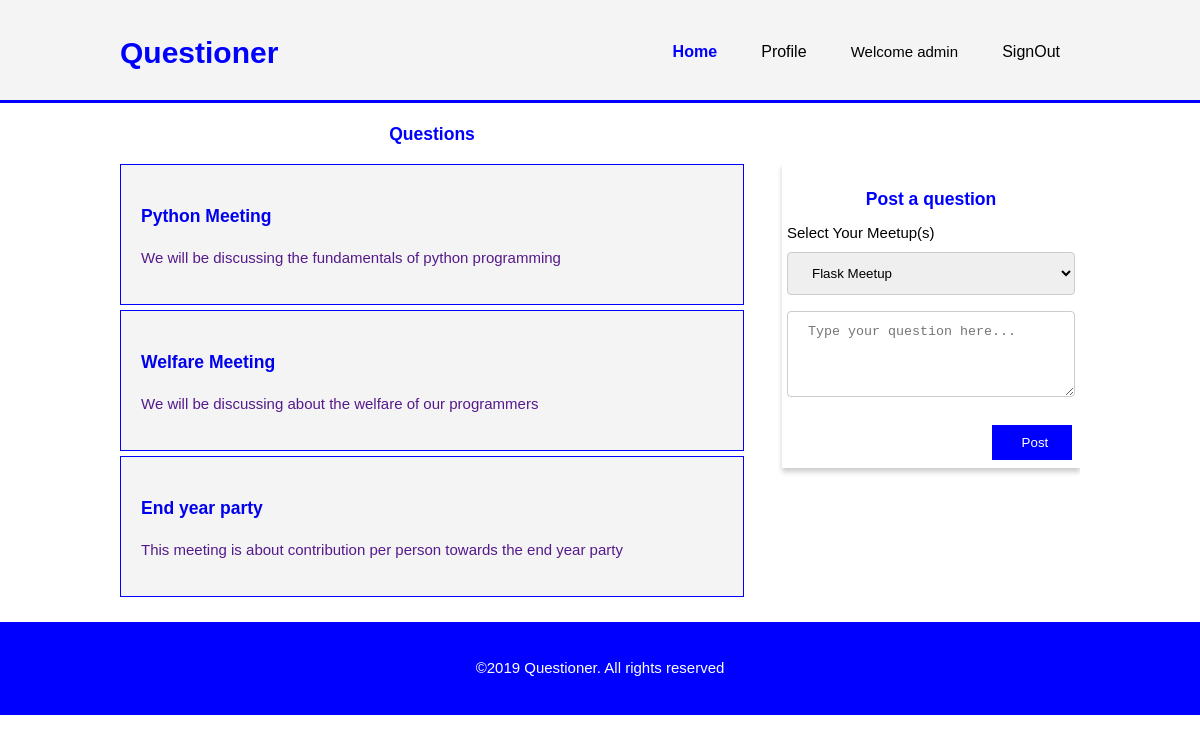
The app's page /home/ (signed in) with its own data.
### meetings/models.py (models this page shows, shortened)
class Meeting(models.Model):
    name=models.CharField(max_length=200, unique=True)
    description=models.CharField(max_length=200)

### meetings/views.py (the view)
# urls.py: 2. Add a URL to urlpatterns:  path('', views.home, name='home')
def home(request):
    meetings = Meeting.objects.all()
    return render(request, 'home.html', {'meetings': meetings})

### meetings/templates/home.html (shortened to what this page needs)
{% load static %} <!DOCTYPE html>
<html>
<head>
    <link rel="stylesheet" href="{% static 'css/home.css' %}">
</head>
<body>
    <header>
        <div class="container">
            <div id="branding">
                <h1> <span class="highlight">Questioner</span></h1>
            </div>
            <nav>
                <ul>
                    <li class="current"><a href="{% url 'home' %}">Home</a></li>
                    <li><a href="profile.html">Profile</a></li>
                    <li>Welcome {{user.username}}</li>
                    <li><a href="index.html">SignOut</a></li>
                </ul>
            </nav>
        </div>
    </header>
    <section id="main">
        <div class="container">
            <article id="main-col">
                <h1>Questions</h1>
                <ul id="questions">
                    {% for meeting in meetings %}
                    <li>
                        <h3><a href="{% url 'detail' meeting.id %}">{{meeting.name}}</a> </h3>
                        <p><a href="">{{meeting.description}}</a> </p>
                        {% endfor %}
                    </li>
                </ul>
            </article>
            <aside id="sidebar">
                <h3>Post a question</h3>
                <form action="">
                    <label for="meetup">Select Your Meetup(s)</label> <br>
                    <select class="custom-select" name="meetup">
                        <option value="">Flask Meetup</option>
                    </select>
                    <textarea rows="4" cols="40" placeholder="Type your question here..."></textarea>
                    <button input type="button" class="post-btn">Post</button>
                </form>
            </aside>
        </div>
    </section>
    <footer>
        <p>&copy;2019 Questioner. All rights reserved</p>
    </footer>
</body>
</html>

### meetings/static/css/home.css (style rules this page uses)
body { font-family: Arial, Helvetica, sans-serif; font-size: 15px; line-height: 1.5; margin: 0; padding: 0; }
.container { width: 80%; margin: auto; overflow: hidden; }
ul { margin: 0; padding: 0; }
header { background-color: #f4f4f4; padding-top: 30px; min-height: 70px; border-bottom: #0000FF 3px solid; }
header a { color: #000000; text-decoration: none; font-size: 16px; }
header li { display: inline; padding: 0 20px 0 20px; }
header #branding { float: left; }
header #branding h1 { margin: 0; }
header nav { float: right; margin-top: 10px; }
header .highlight, header .current a { color: #0000FF; font-weight: bold; }
ul#questions li { list-style: none; padding: 20px; border: #0000FF 1px solid; margin-bottom: 5px; background-color: #f4f4f4; }
ul#questions a { text-decoration: none; }
article h1 { color: #0000FF; text-align: center; }
.post-btn { float: right; background-color: #0000FF; color: #ffffff; width: 30%; cursor: pointer; border: 3px solid; margin-top: 10px; margin-right:0; padding: 10px 30px; text-align: center; }
aside#sidebar { float: right; width: 30%; margin-top: 60px; box-shadow: 0 4px 5px 0 rgba(0,0,0,0.2); transition: 0.3s; padding: 5px 5px; position: relative; margin-bottom: 130px; margin-right: auto; margin-left: auto; }
aside#sidebar h3 { text-align: center; margin-bottom: 10px; color: #0000FF; }
aside#sidebar textarea { width: 100%; padding: 12px 20px; margin: 8px 0; display: inline-block; border: 1px solid #ccc; border-radius: 4px; box-sizing: border-box; color: #000000; }
.custom-select { position: relative; font-family: Arial; width: 100%; padding: 12px 20px; margin: 8px 0; display: inline-block; border: 1px solid #ccc; border-radius: 4px; box-sizing: border-box; }
article#main-col { float: left; width: 65% }
footer { padding: 20px; margin-top: 20px; text-align: center; color: #ffffff; background-color: #0000FF; }

### records on screen
Meeting: name "Python Meeting", description "We will be discussing the fundamentals of python programming"
Meeting: name "Welfare Meeting", description "We will be discussing about the welfare of our programmers"
Meeting: name "End year party", description "This meeting is about contribution per person towards the end year party"

### other values on screen
{{ user.username }} "admin"
